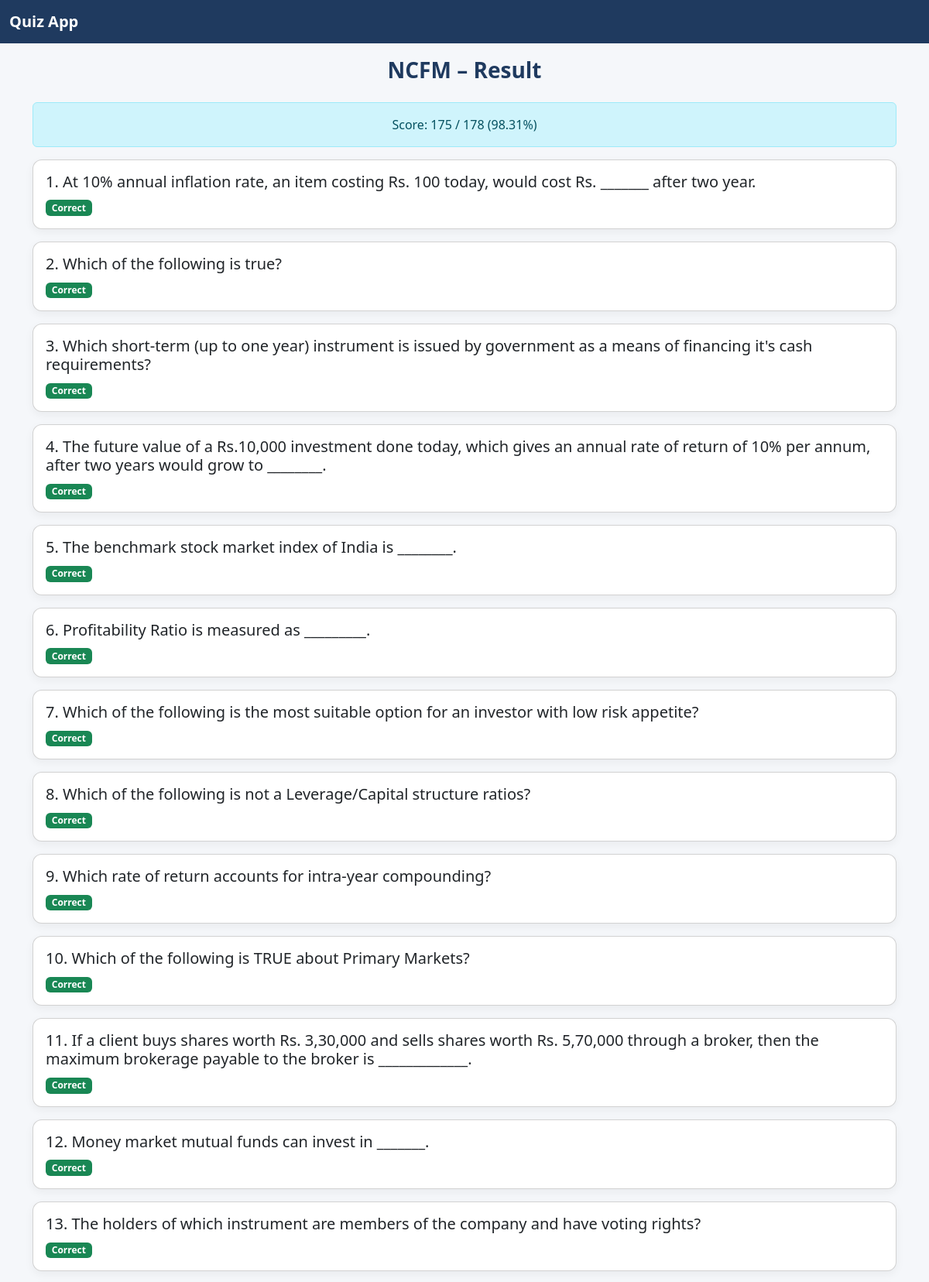
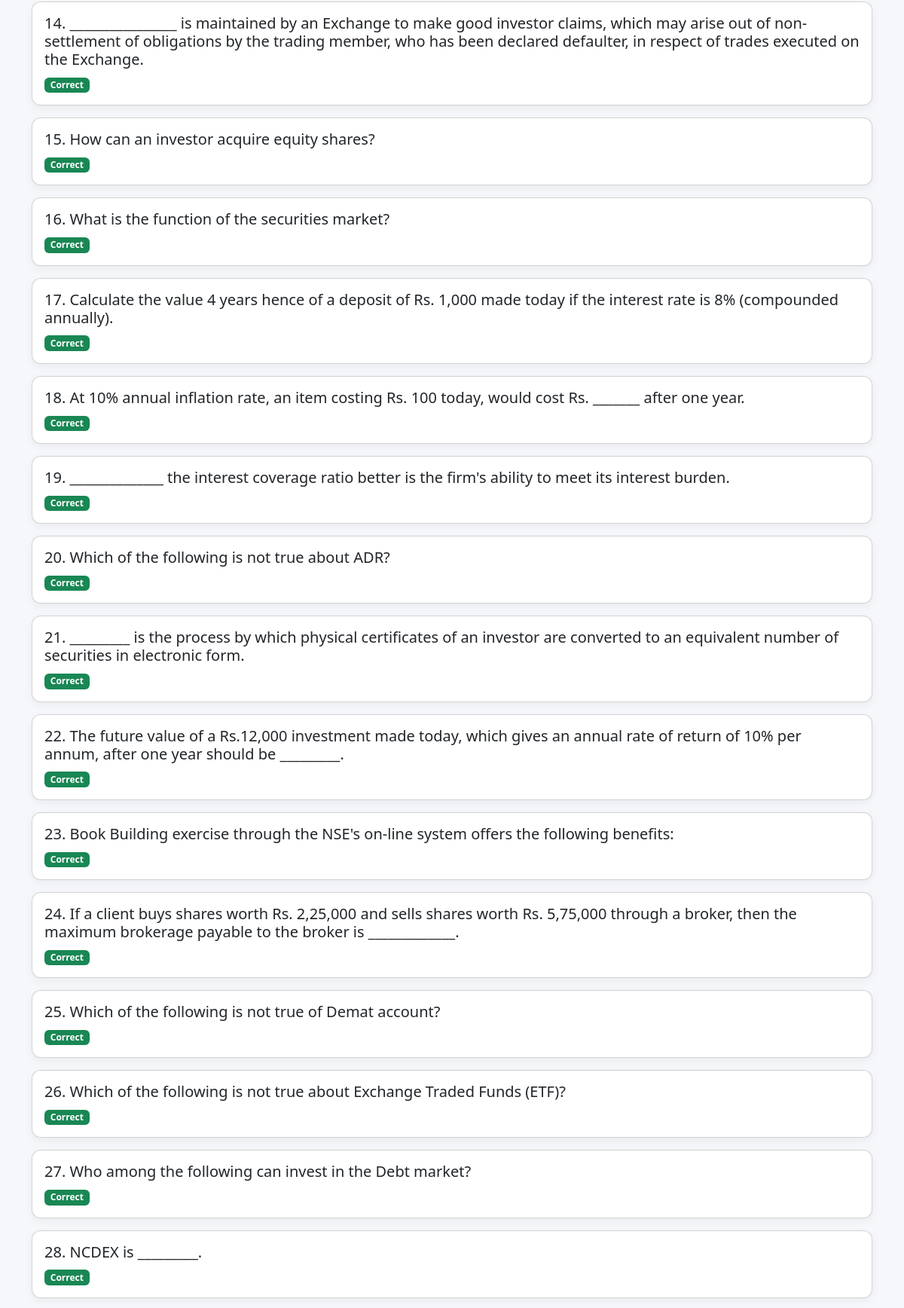
/result/14/ (upper part), run on the app's committed database (2 pictures, top to bottom).
### quiz/models.py (models this page shows, shortened)
class QuizAttempt(models.Model):
    topic = models.ForeignKey(Topic, on_delete=models.CASCADE)
    attempted = models.PositiveIntegerField(default=0)
    correct_ans = models.PositiveIntegerField(default=0)
    percent_correct = models.FloatField(default=0)
    wrong_questions = models.JSONField(default=list, blank=True)
    created_at = models.DateTimeField(auto_now_add=True)

class Topic(models.Model):
    name = models.CharField(max_length=100)
    slug = models.SlugField(unique=True)

class Question(models.Model):
    topic = models.ForeignKey(Topic, on_delete=models.CASCADE)
    question = models.TextField()
    answer_description = models.TextField()

### quiz/views.py (the view)
# urls.py: path('result/<int:attempt_id>/', views.quiz_result, name='quiz_result'),
def quiz_result(request, attempt_id):
    attempt = get_object_or_404(QuizAttempt, id=attempt_id)
    answers = []
    wrong_answers = []
    for ua in attempt.user_answers.select_related('question', 'selected_option'):
        correct_option = ua.question.options.filter(is_correct_ans=True).first()
        answer_dict = {
            'question': ua.question,
            'selected_option': ua.selected_option,
            'correct_option': correct_option,
            'is_correct': ua.is_correct
        }
        answers.append(answer_dict)
        if not ua.is_correct:
            wrong_answers.append(answer_dict)
    return render(request, 'result.html', {
        'attempt': attempt,
        'answers': answers,
        'wrong_answers': wrong_answers
    })

### quiz/templates/result.html (shortened to what this page needs)
{% extends 'base.html' %}
{% block content %}
<h3 class="text-center mb-4">{{ attempt.topic.name }} – Result</h3>
<div class="alert alert-info text-center">
    Score: {{ attempt.correct_ans }} / {{ attempt.attempted }}
    ({{ attempt.percent_correct|floatformat:2 }}%)
</div>
{% for ans in answers %}
<div class="card mb-3">
    <div class="card-body">
        <h5>{{ forloop.counter }}. {{ ans.question.question }}</h5>
        {% if ans.is_correct %}
            <span class="badge bg-success">Correct</span>
        {% endif %}
    </div>
</div>
{% endfor %}
{% endblock %}

### quiz/static/css/style.css (style rules this page uses)
body { padding: 0 8px; padding-top: 50px; background-color: #f5f7fa; color: #212529; }
h1, h2, h3 { color: #1f3a5f; font-weight: 600; }
.card { border-radius: 12px; box-shadow: 0 4px 12px rgba(0,0,0,0.05); }

### data on the page
QuizAttempt: topic.name "NCFM", correct_ans "175", attempted "178", percent_correct "98.31"
Question: question.question "At 10% annual inflation rate, an item costing Rs. 100 today, would cost Rs. _______ after two year."
Question: question.question "Which of the following is true?"
Question: question.question "Which short-term (up to one year) instrument is issued by government as a means of financing it's cash requirements?"
Question: question.question "The future value of a Rs.10,000 investment done today, which gives an annual rate of return of 10% per annum, after two years would grow to ________."
Question: question.question "The benchmark stock market index of India is ________."
Question: question.question "Profitability Ratio is measured as _________."
Question: question.question "Which of the following is the most suitable option for an investor with low risk appetite?"
Question: question.question "Which of the following is not a Leverage/Capital structure ratios?"
Question: question.question "Which rate of return accounts for intra-year compounding?"
Question: question.question "Which of the following is TRUE about Primary Markets?"
Question: question.question "If a client buys shares worth Rs. 3,30,000 and sells shares worth Rs. 5,70,000 through a broker, then the maximum brokerage payable to the broker is _____________."
Question: question.question "Money market mutual funds can invest in _______."
Question: question.question "The holders of which instrument are members of the company and have voting rights?"
Question: question.question "________________ is maintained by an Exchange to make good investor claims, which may arise out of non-settlement of obligations by the trading member, who has been declared defaulter, in respect of trades executed on the Exchange."
Question: question.question "How can an investor acquire equity shares?"
Question: question.question "What is the function of the securities market?"
Question: question.question "Calculate the value 4 years hence of a deposit of Rs. 1,000 made today if the interest rate is 8% (compounded annually)."
Question: question.question "At 10% annual inflation rate, an item costing Rs. 100 today, would cost Rs. _______ after one year."
Question: question.question "______________ the interest coverage ratio better is the firm's ability to meet its interest burden."
Question: question.question "Which of the following is not true about ADR?"
Question: question.question "_________ is the process by which physical certificates of an investor are converted to an equivalent number of securities in electronic form."
Question: question.question "The future value of a Rs.12,000 investment made today, which gives an annual rate of return of 10% per annum, after one year should be _________."
Question: question.question "Book Building exercise through the NSE's on-line system offers the following benefits:"
Question: question.question "If a client buys shares worth Rs. 2,25,000 and sells shares worth Rs. 5,75,000 through a broker, then the maximum brokerage payable to the broker is _____________."
Question: question.question "Which of the following is not true of Demat account?"
Question: question.question "Which of the following is not true about Exchange Traded Funds (ETF)?"
Question: question.question "Who among the following can invest in the Debt market?"
Question: question.question "NCDEX is _________."
